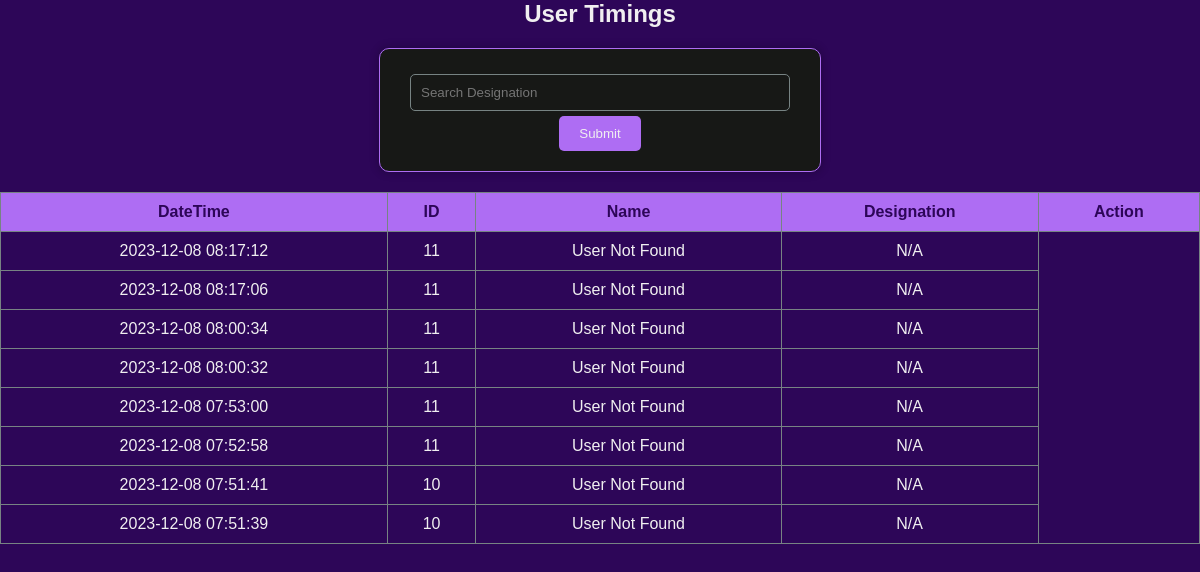
/admin/admin_managment/usertiming.php, run on the app's committed database.
### tables this page shows
CREATE TABLE IF NOT EXISTS `tbl_time` (
  `time` datetime NOT NULL,
  `id` varchar(10) NOT NULL,
  `status` text NOT NULL,
  `payment_status` varchar(25) DEFAULT NULL,
  `wage` int(11) NOT NULL
);

### admin/admin_managment/usertiming.php (the view, shortened to what this page needs)
<html>
<head>
    <link rel="stylesheet" href="../../style.css">
</head>
<body>
    <div class="container">
        <div class="right">
            <nav>
                <h1>User Timings</h1>
                <div class="center">
                    <form action="./usertiming.php" method="GET">
                        <input type="text" name="designation" placeholder="Search Designation">
                        <input type="submit">
                    </form>
                </div>
            </nav>
            <table border=1>
                <tr>
                    <th>DateTime</th>
                    <th>ID</th>
                    <th>Name</th>
                    <th>Designation</th>
                    <th>Action</th>
                </tr>
                <?php
                $sql = "SELECT * FROM `tbl_time`";
                $sql .= " ORDER BY `time` DESC";
                $result = mysql_query($sql);
                while ($tbl_time = mysql_fetch_array($result)) {
                    $userId = $tbl_time[1];
                    $userQuery = "SELECT * FROM `tbl_user` WHERE `Worker_ID`='$userId'";
                    $userResult = mysql_query($userQuery);
                    if (mysql_num_rows($userResult) > 0) {
                        $userDetails = mysql_fetch_assoc($userResult);
                        $userName = $userDetails['First_Name'];
                        $userDepartment = $userDetails['Designation'];
                ?>
                        <tr>
                            <td><?php echo $tbl_time[0]; ?></td>
                            <td><?php echo $tbl_time[1]; ?></td>
                            <td><?php echo $userName; ?></td>
                            <td><?php echo $userDepartment; ?></td>
                            <td><?php echo $tbl_time[2]; ?></td>
                        </tr>
                    <?php
                    } else {
                    ?>
                        <tr>
                            <td><?php echo $tbl_time[0]; ?></td>
                            <td><?php echo $tbl_time[1]; ?></td>
                            <td>User Not Found</td>
                            <td>N/A</td>
                        </tr>
                <?php
                    }
                }
                ?>
            </table>
        </div>
    </div>
</body>
</html>

### style.css (style rules this page uses)
:root { --text: #f0eff0; --background: #2d0658; --primary: #ae6df3; --secondary: #171816; --accent: #778383; }
body { font-family: Arial, sans-serif; background-color: var(--background); color: var(--text); text-align: center; margin: 0; padding: 0; }
form { margin: 20px auto; max-width: 400px; padding: 20px; background-color: var(--secondary); border: 1px solid var(--primary); border-radius: 10px; box-shadow: 0 0 10px rgba(0, 0, 0, 0.3); }
input[type="text"], input[type="email"], input[type="password"], select, textarea { width: 95%; padding: 10px; margin: 5px 0; border: 1px solid var(--accent); border-radius: 5px; background-color: var(--secondary); color: var(--text); }
input[type="submit"] { background-color: var(--primary); color: var(--text); padding: 10px 20px; border: none; border-radius: 5px; cursor: pointer; transition: background-color 0.3s; }
table { width: 100%; border-collapse: collapse; color: var(--text); margin: 20px 0; }
table, th, td { border: 1px solid var(--accent); }
th, td { padding: 10px; text-align: center; }
th { background-color: var(--primary); color: var(--background); font-weight: bold; }

### data on the page
tbl_time: time "2023-12-08 08:17:12", id "11"
tbl_time: time "2023-12-08 08:17:06", id "11"
tbl_time: time "2023-12-08 08:00:34", id "11"
tbl_time: time "2023-12-08 08:00:32", id "11"
tbl_time: time "2023-12-08 07:53:00", id "11"
tbl_time: time "2023-12-08 07:52:58", id "11"
tbl_time: time "2023-12-08 07:51:41", id "10"
tbl_time: time "2023-12-08 07:51:39", id "10"
